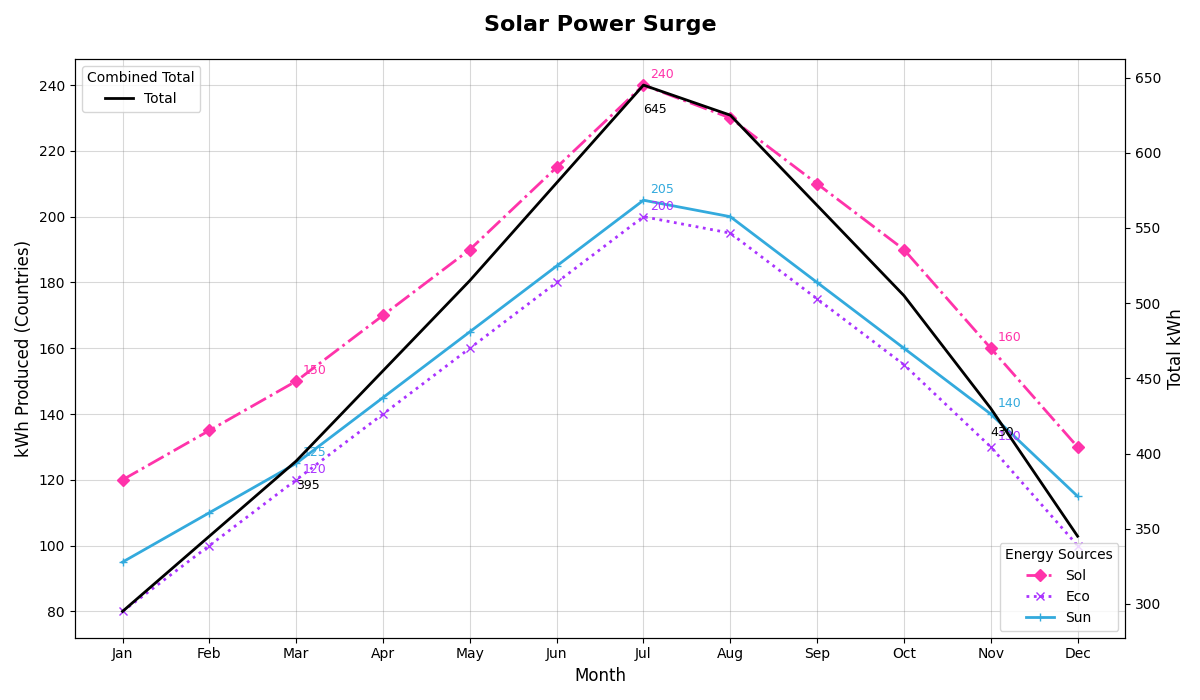

Source code (Python):
import matplotlib.pyplot as plt
import numpy as np

months = np.array(['Jan', 'Feb', 'Mar', 'Apr', 'May', 'Jun', 'Jul', 'Aug', 'Sep', 'Oct', 'Nov', 'Dec'])
solarland = np.array([120, 135, 150, 170, 190, 215, 240, 230, 210, 190, 160, 130])
ecotopia = np.array([80, 100, 120, 140, 160, 180, 200, 195, 175, 155, 130, 100])
sunstate = np.array([95, 110, 125, 145, 165, 185, 205, 200, 180, 160, 140, 115])

fig, ax = plt.subplots(figsize=(12, 7))

# Random changes to the line styles, colors, and markers
ax.plot(months, solarland, label='Sol', marker='D', linestyle='-.', color='#FF33AA', linewidth=2)
ax.plot(months, ecotopia, label='Eco', marker='x', linestyle=':', color='#AA33FF', linewidth=2)
ax.plot(months, sunstate, label='Sun', marker='+', linestyle='-', color='#33AADD', linewidth=2)

total_kWh = solarland + ecotopia + sunstate
ax2 = ax.twinx()
ax2.plot(months, total_kWh, label='Total', color='black', linestyle='-', linewidth=2)

significant_months = [2, 6, 10]
for i in significant_months:
    ax.annotate(f'{solarland[i]}', xy=(months[i], solarland[i]), xytext=(5, 5), textcoords='offset points', fontsize=9, color='#FF33AA')
    ax.annotate(f'{ecotopia[i]}', xy=(months[i], ecotopia[i]), xytext=(5, 5), textcoords='offset points', fontsize=9, color='#AA33FF')
    ax.annotate(f'{sunstate[i]}', xy=(months[i], sunstate[i]), xytext=(5, 5), textcoords='offset points', fontsize=9, color='#33AADD')
    ax2.annotate(f'{total_kWh[i]}', xy=(months[i], total_kWh[i]), xytext=(0, -20), textcoords='offset points', fontsize=9, color='black')

ax.set_title('Solar Power Surge', fontsize=16, pad=20, weight='bold')
ax.set_xlabel('Month', fontsize=12)
ax.set_ylabel('kWh Produced (Countries)', fontsize=12)
ax2.set_ylabel('Total kWh', fontsize=12, color='black')

# Randomly change the legend's position and title
ax.legend(loc='lower right', title='Energy Sources')
ax2.legend(loc='upper left', title='Combined Total')

# Modify the grid style
ax.grid(visible=True, linestyle='-', color='gray', alpha=0.3)
plt.tight_layout()

plt.show()
